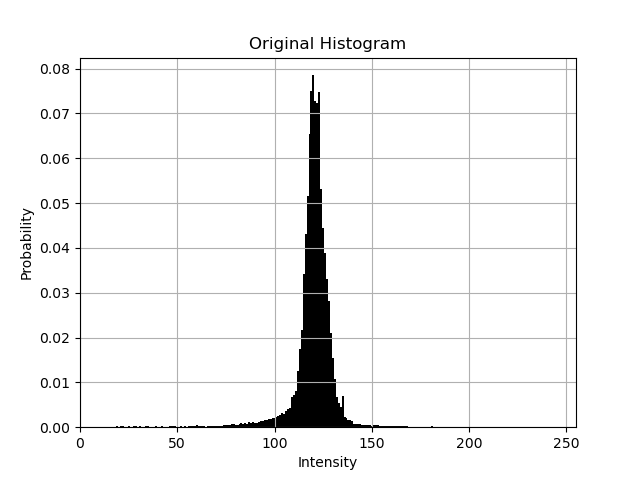
#> input picture homework3/results/3.png, 640 x 480 px
$ python merge_imgs.py
#> lines starting #> are read from the running program, lines starting #| are printed output that depends on the picture
from PIL import Image
import numpy as np
import matplotlib.pyplot as plt
import os

def load_image(image_path:str,
               img_format:str = 'L'):
    """
    Load an image from the specified path and convert it to a numpy array.

    Args:
        image_path (str): The path to the image file.
        output_format (str): The desired output format for the image array.
                             Default is 'uint8'.

    Returns:
        np.ndarray: The loaded image as a numpy array.
    """
#> called with image_path = 'homework3/results/3.png', img_format = 'L'
    img = Image.open(image_path)
#> img is the input picture: PIL image 640x480 RGBA; mean R, G, B, A 243, 243, 243, 255
    # img = img.convert(img_format)
    img = np.array(img)
    return img

def display_image(image_array:np.ndarray):
    """
    Display an image using matplotlib.

    Args:
        image_array (np.ndarray): The image array to display.
    """
    plt.imshow(image_array)
    plt.axis('off')  # Hide axes
    plt.show()


path1 = os.path.join(os.path.dirname(__file__), 'results', '3.png')
path2 = os.path.join(os.path.dirname(__file__), 'results', '4.png')
path3 = os.path.join(os.path.dirname(__file__), 'results', '5.png')
# path4 = os.path.join(os.path.dirname(__file__), 'results', '7.png')

img1 = load_image(path1)
img2 = load_image(path2)
#> call 2 of load_image, with image_path = 'homework3/results/4.png', img_format = 'L'
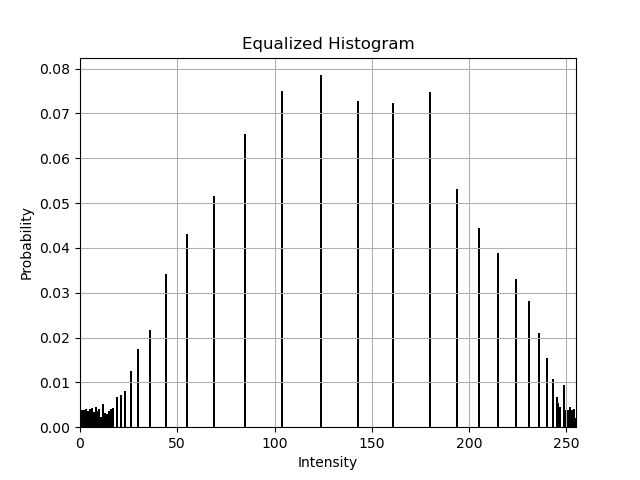
#> input picture homework3/results/4.png, 640 x 480 px
#> in load_image, img is the input picture: PIL image 640x480 RGBA; mean R, G, B, A 242.6, 242.6, 242.6, 255
img3 = load_image(path3)
#> call 3 of load_image, with image_path = 'homework3/results/5.png', img_format = 'L'
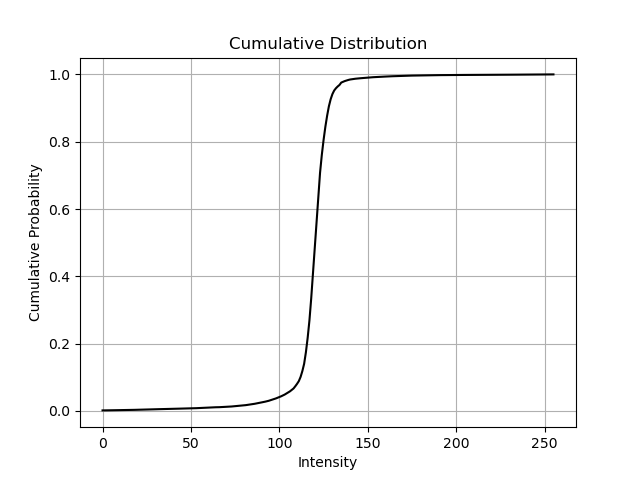
#> input picture homework3/results/5.png, 640 x 480 px
#> in load_image, img is the input picture: PIL image 640x480 RGBA; mean R, G, B, A 248.9, 248.9, 248.9, 255
# img4 = load_image(path4)

# merge the images into 1x4 with matplotlib
fig, axs = plt.subplots(1, 3, figsize=(12, 4))
axs[0].imshow(img1)
# axs[0].set_title('Histogram')
axs[1].imshow(img2)
# axs[1].set_title('Probability Distribution')
axs[2].imshow(img3)
# axs[2].set_title('Cumulative Distribution')
# axs[3].imshow(img4)
# axs[3].set_title('Quadratic Lighting Correction')
for ax in axs:
    ax.axis('off')  # Hide axes
plt.tight_layout()
plt.show()
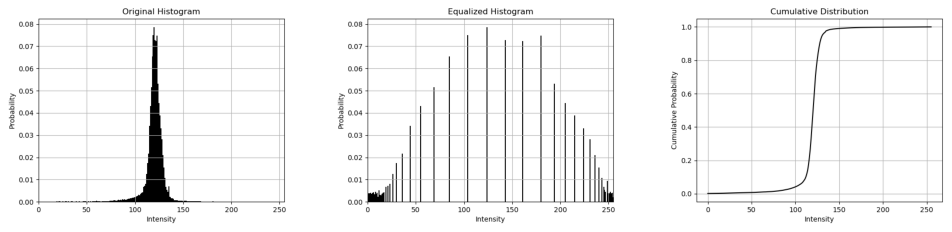
#> figure drawn by matplotlib, 3 panels
